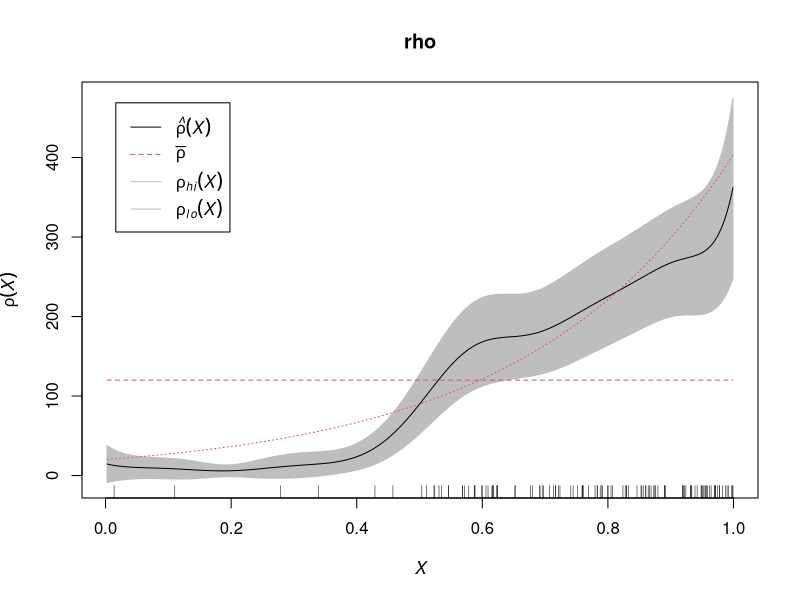

The R source for this figure:
library(spatstat)


### Name: rhohat
### Title: Smoothing Estimate of Intensity as Function of a Covariate
### Aliases: rhohat rhohat.ppp rhohat.quad rhohat.ppm rhohat.lpp
###   rhohat.lppm
### Keywords: spatial models

### ** Examples

  X <-  rpoispp(function(x,y){exp(3+3*x)})
  rho <- rhohat(X, "x")
  rho <- rhohat(X, function(x,y){x})
  plot(rho)
  curve(exp(3+3*x), lty=3, col=2, add=TRUE)

  rhoB <- rhohat(X, "x", method="reweight")
  rhoC <- rhohat(X, "x", method="transform")

  ## Don't show: 
rh <- rhohat(X, "x", dimyx=32)
## End(Don't show)

  fit <- ppm(X, ~x)
  rr <- rhohat(fit, "y")

# linear network
  Y <- runiflpp(30, simplenet)
  rhoY <- rhohat(Y, "y")
